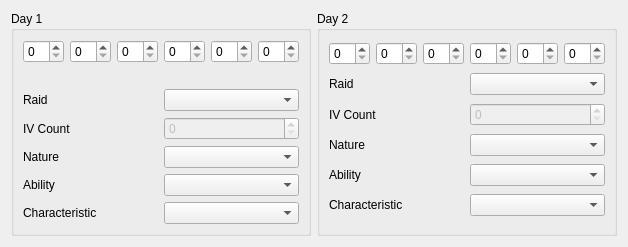
<?xml version="1.0" encoding="UTF-8"?>
<ui version="4.0">
 <class>RaidInfo12</class>
 <widget class="QWidget" name="RaidInfo12">
  <property name="geometry">
   <rect>
    <x>0</x>
    <y>0</y>
    <width>596</width>
    <height>244</height>
   </rect>
  </property>
  <property name="windowTitle">
   <string notr="true">Form</string>
  </property>
  <layout class="QGridLayout" name="gridLayout">
   <item row="0" column="0">
    <widget class="QGroupBox" name="groupBoxDay1">
     <property name="sizePolicy">
      <sizepolicy hsizetype="Preferred" vsizetype="Preferred">
       <horstretch>0</horstretch>
       <verstretch>1</verstretch>
      </sizepolicy>
     </property>
     <property name="title">
      <string>Day 1</string>
     </property>
     <layout class="QGridLayout" name="gridLayout_2">
      <item row="3" column="0">
       <widget class="QLabel" name="labelIVCountDay1">
        <property name="text">
         <string>IV Count</string>
        </property>
       </widget>
      </item>
      <item row="4" column="1">
       <widget class="QComboBox" name="comboBoxNatureDay1"/>
      </item>
      <item row="5" column="1">
       <widget class="QComboBox" name="comboBoxAbilityDay1"/>
      </item>
      <item row="5" column="0">
       <widget class="QLabel" name="labelAbilityDay1">
        <property name="text">
         <string>Ability</string>
        </property>
       </widget>
      </item>
      <item row="2" column="0">
       <widget class="QLabel" name="labelRaidDay1">
        <property name="text">
         <string>Raid</string>
        </property>
       </widget>
      </item>
      <item row="3" column="1">
       <widget class="QSpinBox" name="spinBoxIVCountDay1">
        <property name="enabled">
         <bool>false</bool>
        </property>
       </widget>
      </item>
      <item row="6" column="0">
       <widget class="QLabel" name="labelCharacteristicDay1">
        <property name="text">
         <string>Characteristic</string>
        </property>
       </widget>
      </item>
      <item row="2" column="1">
       <widget class="QComboBox" name="comboBoxRaidDay1"/>
      </item>
      <item row="4" column="0">
       <widget class="QLabel" name="labelNatureDay1">
        <property name="text">
         <string>Nature</string>
        </property>
       </widget>
      </item>
      <item row="0" column="0" colspan="2">
       <layout class="QHBoxLayout" name="horizontalLayout">
        <item>
         <widget class="QSpinBox" name="spinBoxHPDay1">
          <property name="maximum">
           <number>31</number>
          </property>
         </widget>
        </item>
        <item>
         <widget class="QSpinBox" name="spinBoxAtkDay1">
          <property name="maximum">
           <number>31</number>
          </property>
         </widget>
        </item>
        <item>
         <widget class="QSpinBox" name="spinBoxDefDay1">
          <property name="maximum">
           <number>31</number>
          </property>
         </widget>
        </item>
        <item>
         <widget class="QSpinBox" name="spinBoxSpADay1">
          <property name="maximum">
           <number>31</number>
          </property>
         </widget>
        </item>
        <item>
         <widget class="QSpinBox" name="spinBoxSpDDay1">
          <property name="maximum">
           <number>31</number>
          </property>
         </widget>
        </item>
        <item>
         <widget class="QSpinBox" name="spinBoxSpeDay1">
          <property name="maximum">
           <number>31</number>
          </property>
         </widget>
        </item>
       </layout>
      </item>
      <item row="6" column="1">
       <widget class="QComboBox" name="comboBoxCharacteristicDay1"/>
      </item>
      <item row="1" column="0" colspan="2">
       <widget class="QLabel" name="labelCheck">
        <property name="alignment">
         <set>Qt::AlignCenter</set>
        </property>
       </widget>
      </item>
     </layout>
    </widget>
   </item>
   <item row="0" column="1">
    <widget class="QGroupBox" name="groupBoxDay2">
     <property name="sizePolicy">
      <sizepolicy hsizetype="Preferred" vsizetype="Preferred">
       <horstretch>0</horstretch>
       <verstretch>1</verstretch>
      </sizepolicy>
     </property>
     <property name="title">
      <string>Day 2</string>
     </property>
     <layout class="QGridLayout" name="gridLayout_5">
      <item row="0" column="0" colspan="2">
       <layout class="QHBoxLayout" name="horizontalLayout_2">
        <item>
         <widget class="QSpinBox" name="spinBoxHPDay2">
          <property name="maximum">
           <number>31</number>
          </property>
         </widget>
        </item>
        <item>
         <widget class="QSpinBox" name="spinBoxAtkDay2">
          <property name="maximum">
           <number>31</number>
          </property>
         </widget>
        </item>
        <item>
         <widget class="QSpinBox" name="spinBoxDefDay2">
          <property name="maximum">
           <number>31</number>
          </property>
         </widget>
        </item>
        <item>
         <widget class="QSpinBox" name="spinBoxSpADay2">
          <property name="maximum">
           <number>31</number>
          </property>
         </widget>
        </item>
        <item>
         <widget class="QSpinBox" name="spinBoxSpDDay2">
          <property name="maximum">
           <number>31</number>
          </property>
         </widget>
        </item>
        <item>
         <widget class="QSpinBox" name="spinBoxSpeDay2">
          <property name="maximum">
           <number>31</number>
          </property>
         </widget>
        </item>
       </layout>
      </item>
      <item row="1" column="0">
       <widget class="QLabel" name="labelRaidDay2">
        <property name="text">
         <string>Raid</string>
        </property>
       </widget>
      </item>
      <item row="1" column="1">
       <widget class="QComboBox" name="comboBoxRaidDay2"/>
      </item>
      <item row="2" column="0">
       <widget class="QLabel" name="labelIVCountDay2">
        <property name="text">
         <string>IV Count</string>
        </property>
       </widget>
      </item>
      <item row="2" column="1">
       <widget class="QSpinBox" name="spinBoxIVCountDay2">
        <property name="enabled">
         <bool>false</bool>
        </property>
       </widget>
      </item>
      <item row="3" column="0">
       <widget class="QLabel" name="labelNatureDay2">
        <property name="text">
         <string>Nature</string>
        </property>
       </widget>
      </item>
      <item row="3" column="1">
       <widget class="QComboBox" name="comboBoxNatureDay2"/>
      </item>
      <item row="4" column="0">
       <widget class="QLabel" name="labelAbilityDay2">
        <property name="text">
         <string>Ability</string>
        </property>
       </widget>
      </item>
      <item row="4" column="1">
       <widget class="QComboBox" name="comboBoxAbilityDay2"/>
      </item>
      <item row="5" column="0">
       <widget class="QLabel" name="labelCharacteristicDay2">
        <property name="text">
         <string>Characteristic</string>
        </property>
       </widget>
      </item>
      <item row="5" column="1">
       <widget class="QComboBox" name="comboBoxCharacteristicDay2"/>
      </item>
     </layout>
    </widget>
   </item>
  </layout>
 </widget>
 <tabstops>
  <tabstop>spinBoxHPDay1</tabstop>
  <tabstop>spinBoxAtkDay1</tabstop>
  <tabstop>spinBoxDefDay1</tabstop>
  <tabstop>spinBoxSpADay1</tabstop>
  <tabstop>spinBoxSpDDay1</tabstop>
  <tabstop>spinBoxSpeDay1</tabstop>
  <tabstop>comboBoxRaidDay1</tabstop>
  <tabstop>spinBoxIVCountDay1</tabstop>
  <tabstop>comboBoxNatureDay1</tabstop>
  <tabstop>comboBoxAbilityDay1</tabstop>
  <tabstop>comboBoxCharacteristicDay1</tabstop>
  <tabstop>spinBoxHPDay2</tabstop>
  <tabstop>spinBoxAtkDay2</tabstop>
  <tabstop>spinBoxDefDay2</tabstop>
  <tabstop>spinBoxSpADay2</tabstop>
  <tabstop>spinBoxSpDDay2</tabstop>
  <tabstop>spinBoxSpeDay2</tabstop>
  <tabstop>comboBoxRaidDay2</tabstop>
  <tabstop>spinBoxIVCountDay2</tabstop>
  <tabstop>comboBoxNatureDay2</tabstop>
  <tabstop>comboBoxAbilityDay2</tabstop>
  <tabstop>comboBoxCharacteristicDay2</tabstop>
 </tabstops>
 <resources/>
 <connections/>
</ui>
